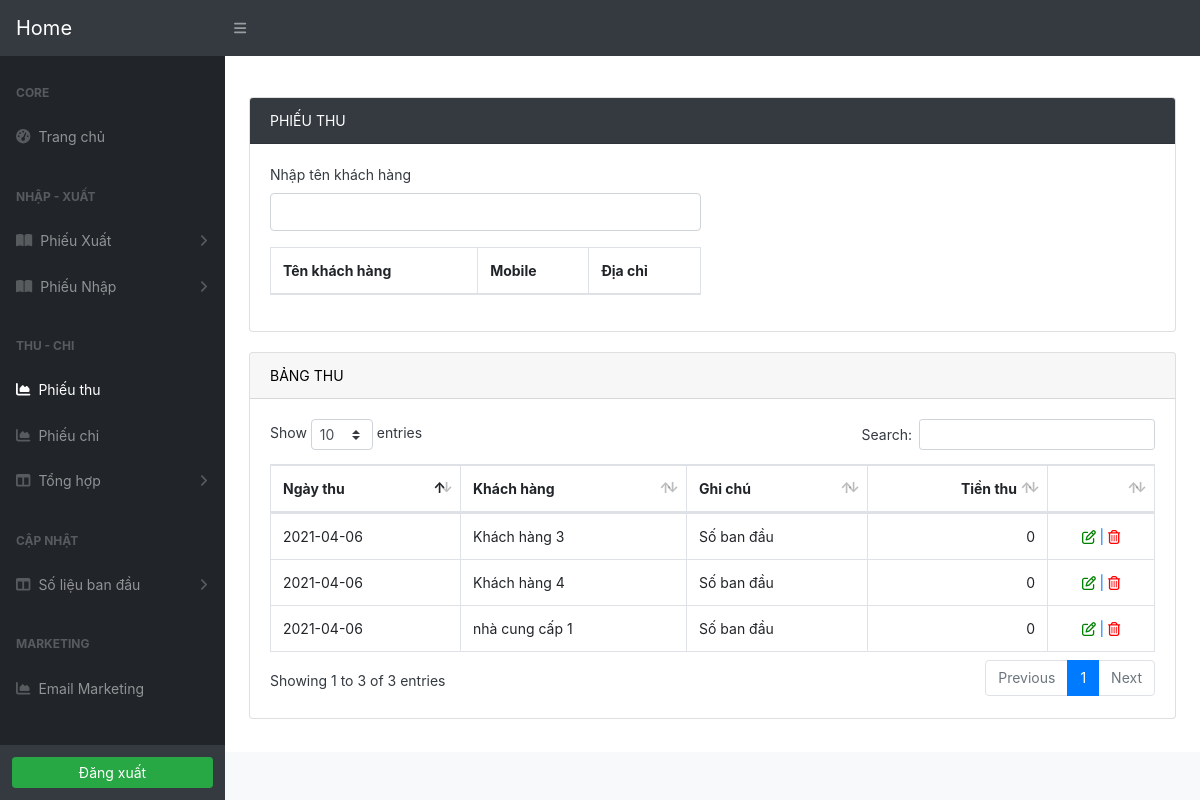
The app's page /phieu_thu.php (signed in) with its own data.
### tables this page shows
CREATE TABLE `phieu_thu` (
  `ma_phieuthu` int(100) NOT NULL,
  `ngay_thu` date NOT NULL,
  `tien_thu` int(100) NOT NULL DEFAULT 0,
  `noi_dung` varchar(200) DEFAULT NULL,
  `ma_kh` int(30) NOT NULL,
  `phanloaithuchi` varchar(100) NOT NULL
);

CREATE TABLE `khach_hang` (
  `ma_kh` int(100) NOT NULL,
  `ten_kh` varchar(100) NOT NULL,
  `mobile` varchar(20) DEFAULT NULL,
  `dia_chi` varchar(200) DEFAULT NULL,
  `facebook` varchar(100) NOT NULL,
  `zalo` varchar(100) NOT NULL,
  `email` varchar(100) NOT NULL,
  `sinhnhat` date NOT NULL,
  `phanloai` varchar(100) NOT NULL
);

### phieu_thu.php (the view, shortened to what this page needs)
<?php
include 'dau-trang.php';
?>
<br>
<div class="container-fluid" style="margin-top: 20px">
	<div class="card text-dark" style="max-width: 100%;">
		<div class="card-header bg-dark" style="color: white">PHIẾU THU</div>
		<div class="card-body">
			<form action="" method="POST">
				<div class="row">
					<div class="col-sm-6">
						<div class="form-group">
							<label for="">Nhập tên khách hàng</label>
							<input type="text" class="form-control" ng-model="tenkh" ng-keyup="get_khach_hang()">
						</div>
						<div style="max-height: auto; overflow-y: auto">
							<table class="table table-bordered table-inverse table-hover">
								<thead>
									<tr>
										<th>Tên khách hàng</th>
										<th>Mobile</th>
										<th>Địa chỉ</th>
									</tr>
								</thead>
							</table>
						</div>
					</div>
				</div>
			</form>
		</div>
	</div>
</div>
<?php
$bangdsnv = mysqli_query($conn, "SELECT pt.ma_phieuthu,pt.ngay_thu,pt.tien_thu,pt.noi_dung,pt.ma_kh,pt.phanloaithuchi,kh.ten_kh from phieu_thu pt join khach_hang kh on kh.ma_kh = pt.ma_kh where pt.phanloaithuchi = 'Phiếu thu'");
?>
<div class="container-fluid" style="margin-top: 20px">
	<div class="card text-dark" style="max-width: 100%;">
		<div class="card-header bg-gray" style="color: black">BẢNG THU</div>
		<div class="card-body">
			<div class="table-responsive">
				<table class="table table-bordered" id="dataTable" width="100%" cellspacing="0">
					<thead>
						<tr>
							<th>Ngày thu</th>
							<th>Khách hàng</th>
							<th>Ghi chú</th>
							<th class="text-right">Tiền thu</th>
							<th></th>
						</tr>
					</thead>
					<tbody>
						<?php foreach ($bangdsnv as $key => $dsnv) : ?>
							<tr>
								<td><?php echo $dsnv['ngay_thu'] ?></td>
								<td><?php echo $dsnv['ten_kh'] ?></td>
								<td><?php echo $dsnv['noi_dung'] ?></td>
								<td class="text-right"><?php echo number_format($dsnv['tien_thu']) ?></td>
								<td style="text-align: center;">
									<a href="phieuthu_sua.php?ma_phieuthu=<?php echo $dsnv['ma_phieuthu'] ?>" title="Sửa">
										<i class="far fa-edit" style="color: green"></i> | </a>
									<a href="phieuthu_xoa.php?ma_phieuthu=<?php echo $dsnv['ma_phieuthu'] ?>" title="Xóa">
										<i class="far fa-trash-alt" style="color: red"></i></a>
								</td>
							</tr>
						<?php endforeach; ?>
					</tbody>
				</table>
			</div>
		</div>
	</div>
</div>
<?php include 'chan-trang.php' ?>

### dau-trang.php (shortened to what this page needs)
<!DOCTYPE html>
<html>
<head>
<link rel="stylesheet" href="public/assets/css/bootstrap.min.css">
<link rel="stylesheet" href="public/assets/css/font-awesome.css">
<link rel="stylesheet" href="public/assets/fontawesome-free-5.10.2-web/css/all.css">
 <link href="startbootstrap-sb-admin-gh-pages/dist/css/styles.css" rel="stylesheet" />
        <link href="startbootstrap-sb-admin-gh-pages/dist/css/dataTables.bootstrap4.min.css" rel="stylesheet" />
</head>
<body style="font-size: 14px;"  ng-app="app" ng-controller="AppCctrl"  class="sb-nav-fixed">
   <nav class="sb-topnav navbar navbar-expand navbar-dark bg-dark">
            <a class="navbar-brand" href="index.php">Home</a>
            <button class="btn btn-link btn-sm order-1 order-lg-0" id="sidebarToggle" href="#"><i class="fas fa-bars"></i></button>
        </nav>
        <div id="layoutSidenav">
            <div id="layoutSidenav_nav">
                <nav class="sb-sidenav accordion sb-sidenav-dark" id="sidenavAccordion">
                    <div class="sb-sidenav-menu">
                        <div class="nav">
                            <div class="sb-sidenav-menu-heading">Core</div>
                            <a class="nav-link" href="index.php">
                                <div class="sb-nav-link-icon"><i class="fas fa-tachometer-alt"></i></div>
                                Trang chủ
                            </a>
                            <div class="sb-sidenav-menu-heading">Nhập - Xuất</div>
                            <a class="nav-link collapsed" href="#" data-toggle="collapse" data-target="#collapsePages" aria-expanded="false" aria-controls="collapsePages">
                                <div class="sb-nav-link-icon"><i class="fas fa-book-open"></i></div>
                                Phiếu Xuất
                                <div class="sb-sidenav-collapse-arrow"><i class="fas fa-angle-down"></i></div>
                            </a>
                            <a class="nav-link collapsed" href="#" data-toggle="collapse" data-target="#collapsePages54" aria-expanded="false" aria-controls="collapsePages54">
                                <div class="sb-nav-link-icon"><i class="fas fa-book-open"></i></div>
                                Phiếu Nhập
                                <div class="sb-sidenav-collapse-arrow"><i class="fas fa-angle-down"></i></div>
                            </a>
                            <div class="sb-sidenav-menu-heading">Thu - Chi</div>
                            <a class="nav-link" href="phieu_thu.php">
                                <div class="sb-nav-link-icon"><i class="fas fa-chart-area"></i></div>
                                Phiếu thu
                            </a>
                            <a class="nav-link" href="phieu_chi.php">
                                <div class="sb-nav-link-icon"><i class="fas fa-chart-area"></i></div>
                                Phiếu chi
                            </a>
                            <a class="nav-link collapsed" href="#" data-toggle="collapse" data-target="#collapseLayouts2" aria-expanded="false" aria-controls="collapseLayouts2">
                                <div class="sb-nav-link-icon"><i class="fas fa-columns"></i></div>
                                Tổng hợp
                                <div class="sb-sidenav-collapse-arrow"><i class="fas fa-angle-down"></i></div>
                            </a>
                             <div class="sb-sidenav-menu-heading">Cập nhật</div>
                            <a class="nav-link collapsed" href="#" data-toggle="collapse" data-target="#collapseLayouts3" aria-expanded="false" aria-controls="collapseLayouts3">
                                <div class="sb-nav-link-icon"><i class="fas fa-columns"></i></div>
                                Số liệu ban đầu
                                <div class="sb-sidenav-collapse-arrow"><i class="fas fa-angle-down"></i></div>
                            </a>
                            <div class="sb-sidenav-menu-heading">Marketing</div>
                            <a class="nav-link" href="gui_thu_kh.php">
                                <div class="sb-nav-link-icon"><i class="fas fa-chart-area"></i></div>
                                Email Marketing
                            </a>
                        </div>
                    </div>
                    <div class="sb-sidenav-footer">
                        <a href="thoet.php" class="btn btn-sm btn-success btn-block">Đăng xuất</a>
                    </div>
                </nav>
            </div>
            <div id="layoutSidenav_content">

### chan-trang.php (shortened to what this page needs)
<footer class="py-4 bg-light mt-auto">
                    </div>
            </div>
 	</body>
 </html>

### records on screen
phieu_thu: ngay_thu "2021-04-06", khach_hang.ten_kh "Khách hàng 3", noi_dung "Số ban đầu", tien_thu "0"
phieu_thu: ngay_thu "2021-04-06", khach_hang.ten_kh "Khách hàng 4", noi_dung "Số ban đầu", tien_thu "0"
phieu_thu: ngay_thu "2021-04-06", khach_hang.ten_kh "nhà cung cấp 1", noi_dung "Số ban đầu", tien_thu "0"
